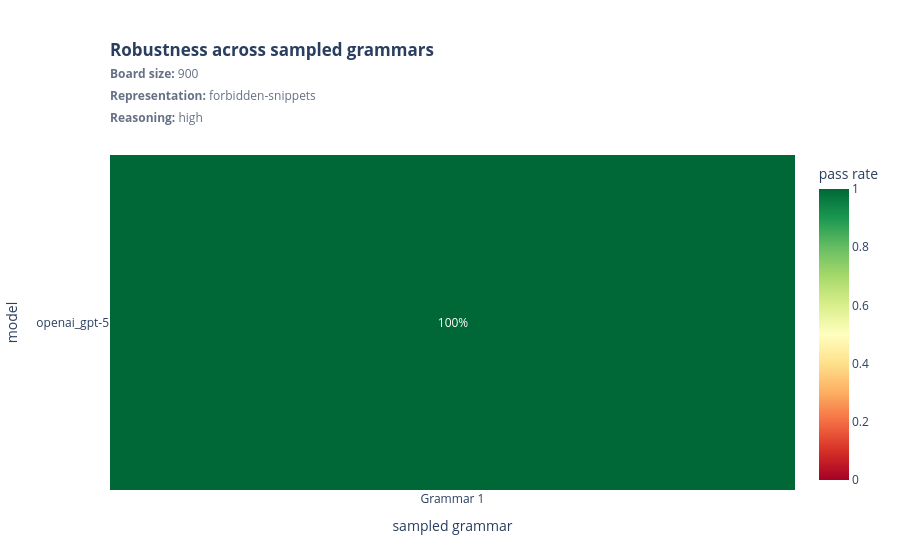

The cell this chart's notebook holds for it:
### Markdown cell above
## Success rate across sampled grammars

### Code cell
for figure in plot_grammar_pass_rates(aggregate):
    display(figure)

### Figure 1 — Plotly figure (JSON) as saved in the notebook; plotly's stock layout.template omitted (floating-point values rounded to 4 significant figures)
{"data": [{"colorbar": {"title": {"text": "pass rate"}}, "colorscale": [[0, "rgb(165,0,38)"], [0.1, "rgb(215,48,39)"], [0.2, "rgb(244,109,67)"], [0.3, "rgb(253,174,97)"], [0.4, "rgb(254,224,139)"], [0.5, "rgb(255,255,191)"], [0.6, "rgb(217,239,139)"], [0.7, "rgb(166,217,106)"], [0.8, "rgb(102,189,99)"], [0.9, "rgb(26,152,80)"], [1, "rgb(0,104,55)"]], "customdata": [["r00"]], "hovertemplate": "model=%{y}<br>grammar=%{x}<br>sample=%{customdata}<br>pass=%{z:.1%}<extra></extra>", "text": [["100%"]], "texttemplate": "%{text}", "type": "heatmap", "x": ["Grammar 1"], "y": ["openai_gpt-5"], "z": [[1]], "zmax": 1, "zmin": 0}], "layout": {"legend": {"title": {"text": ""}}, "margin": {"b": 70, "l": 70, "r": 30, "t": 155}, "title": {"text": "<b>Robustness across sampled grammars</b><br><span style='font-size:12px;color:#667085'><b>Board size:</b> 900<br><b>Representation:</b> forbidden-snippets<br><b>Reasoning:</b> high</span>", "x": 0, "xanchor": "left", "xref": "paper", "y": 0.9, "yanchor": "top"}, "xaxis": {"title": {"text": "sampled grammar"}}, "yaxis": {"title": {"text": "model"}}}}
